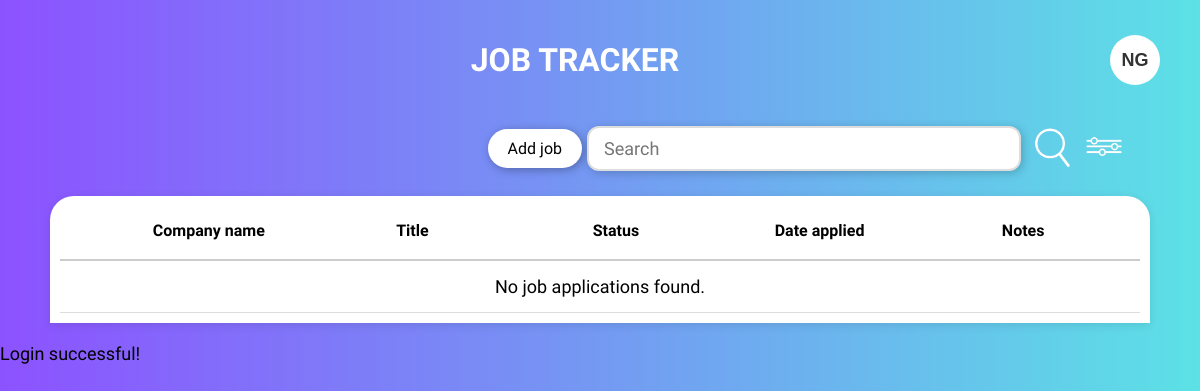
The page /dashboard (signed in) on the database as committed earlier.
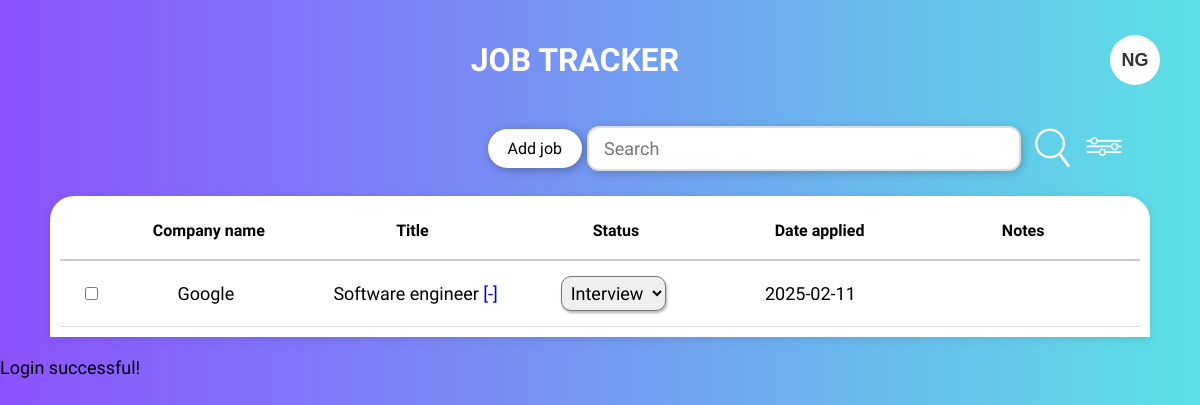
The same page on the database as committed later.
### tables this page shows
CREATE TABLE users(
            id INTEGER PRIMARY KEY AUTOINCREMENT,
            username TEXT NOT NULL UNIQUE,
            fName TEXT NOT NULL,
            lName TEXT NOT NULL,
            email TEXT NOT NULL,
            password TEXT NOT NULL);

CREATE TABLE job_applications(
            id INTEGER PRIMARY KEY AUTOINCREMENT,
            user_id INTEGER NOT NULL,
            title TEXT NOT NULL,
            company_name TEXT NOT NULL,
            link TEXT NOT NULL,
            date_applied TEXT NOT NULL,
            status TEXT NOT NULL,
            notes TEXT,
            FOREIGN KEY (user_id) REFERENCES users (id));

### run.py (the view)
@app.route("/dashboard")
@login_required
def dashboard():
    user_id = current_user.id
    with sqlite3.connect("job_tracker.db") as connection:
        cursor = connection.cursor()
        cursor.execute("SELECT * FROM job_applications WHERE user_id = ?", (user_id,))
        results = cursor.fetchall()
    return render_template("dashboard.html", results=results)

### run.py (called while the page is built)
@login_manager.user_loader
def load_user(user_id):
    with sqlite3.connect("job_tracker.db") as connection:
        cursor = connection.cursor()
        cursor.execute("SELECT id, username, fName, lName, email, password FROM users WHERE id = ?", (user_id,))
        user = cursor.fetchone()
        if user is None:
            return None
        return User(*user)

### templates/dashboard.html (shortened to what this page needs)
<!DOCTYPE html>
<html lang="en">
    <head>
        <link rel="stylesheet" href="{{ url_for('static', filename='global.css')}}">
    </head>
    <body>
        <div class="title-section">
            <h1 class="title">Job Tracker</h1>
            <div class="profile-container">
                <button class="account-button" id="profile_button">
                    {{ current_user.fName[0] }}{{ current_user.lName[0] }}
                </button>
            </div>
        </div>
        <div class="action-section">
            <button id="openModalBtn" class="add-job">Add job</button>
            <input type="text" class="search-bar" placeholder="Search">
            <button class="icon-button"><img src="{{ url_for('static', filename='Images/search icon.png')}}" alt="Search" ></button>
            <button class="icon-button"><img src="{{ url_for('static', filename='Images/filter_bar.png')}}" alt="Filter"></button>
        </div>
        <div class="table-container">
            <div class="table-header">
                <span>Company name</span>
                <span>Title</span>
                <span>Status</span>
                <span>Date applied </span>
                <span>Notes</span>
            </div>
            <div class="table-content">
                {% for result in results %}
                <div class="table-row" data-id="{{ result[0] }}">
                    <input type="checkbox" class="checkbox">
                    <span>{{ result[3] }}</span>
                    <span>{{ result[2] }} <a href="{{ result[4] |e }}" target="_blank">&lbrack;-&rbrack; </a> </span>
                    <select class="status-dropdown" data-previous-value="{{ result[6] }}">
                        <option value="Interview" {% if result[6] == 'Interview' %} selected {% endif %}>Interview</option>
                    </select>
                    <span>{{ result[5] }}</span>
                </div>
                {% else %}
                <div class="table-row">
                    <span colspan="5">No job applications found.</span>
                </div>
                {% endfor %}
            </div>
        </div>
    </body>
</html>

### static/global.css (style rules this page uses)
body { background: linear-gradient(to right, #8C52FF, #5CE1E6); font-family: "Julius Sans One", serif; font-size: 18px; height: 100vh; margin: 0; padding: 0; }
a { text-decoration: none; }
.title-section { display: flex; justify-content: center; align-items: center; padding: 20px 40px; color: white; position: relative; }
.title { font-size: 32px; text-transform: uppercase; flex-grow: 1; text-align: center; }
.account-button { margin-left: auto; background-color: white; color: #333; font-size: 18px; font-weight: bold; border: none; border-radius: 50%; width: 50px; height: 50px; cursor: pointer; display: flex; align-items: center; justify-content: center; }
.profile-container { position: relative; display: inline-block; }
.action-section { display: flex; justify-content: flex-end; align-items: center; margin-right: 70px; }
.add-job { font-family: "Julius Sans One", serif; font-weight: 400; font-style: normal; font-size: 16px; padding: 10px 20px; border: none; border-radius: 24px; background: white; cursor: pointer; box-shadow: 2px 2px 10px rgba(0,0,0,0.3); transition: 0.3s; }
.icon-button { background: none; border: none; cursor: pointer; }
.icon-button img { width: 40px; height: 40px; }
.search-bar { margin: 5px; padding: 10px 15px; font-family: "Julius Sans One", serif; font-size: 18px; border: 2px solid #ddd; border-radius: 12px; box-shadow: 2px 2px 10px rgba(0,0,0,0.2); transition: border 0.3s ease-in-out, box-shadow 0.3s ease-in-out; width: 100%; max-width: 400px; outline: none; }
.table-container { background: white; margin: 20px auto; border-radius: 24px 24px 0 0; display: flex; flex-direction: column; width: 90%; max-width: 1800px; padding: 10px; box-shadow: 0px 2px 10px rgba(0,0,0,0.1); }
.table-header { display: flex; flex-direction: space-between; font-size: 16px; font-weight: bold; padding: 15px; border-bottom: 2px solid #ccc; }
.table-header span { flex: 1; text-align: center; }
.table-content { display: flex; flex-direction: column; }
.table-row { display: flex; align-items: center; padding: 15px; border-bottom: 1px solid #ddd; }
.table-row span { flex: 1; text-align: center; padding: 0 10px; }
.table-row input { margin-left: 10px; }
.status-dropdown { margin: 0 40px; padding: 5px; font-family: "Julius Sans One", serif; font-size: 18px; text-align: center; border-radius: 10px; box-shadow: 1px 2px 3px rgba(0, 0, 0, 0.3); }

Rows that differ between the two databases and show on the page:
added job_applications: company_name "Google", title "Software engineer", status "Interview", date_applied "2025-02-11"
Other text that changed with them:
text no longer shown: "No job applications found."
